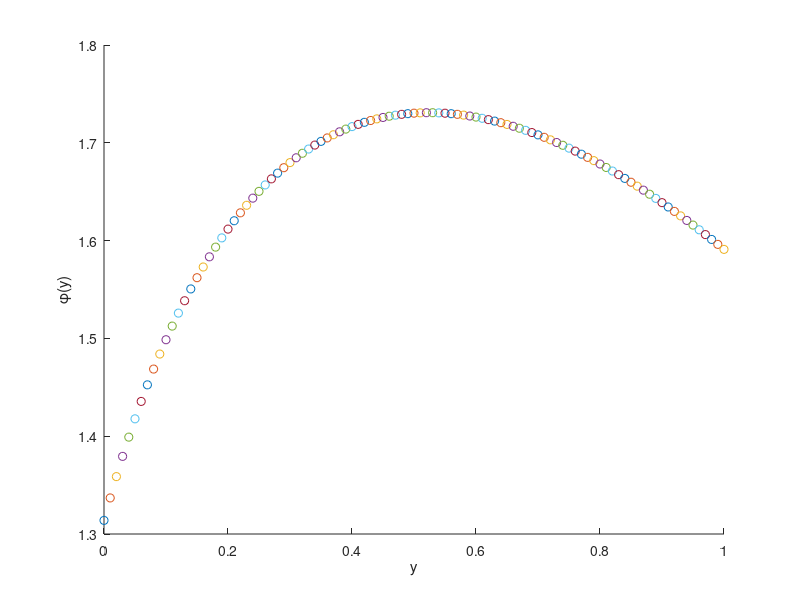

Reproduce this figure in MATLAB.
%% This is the program to compute phi(y) function max
clear
clc
close all
% units are taken to be \hbar=m=k_B=1
kr = 0.22;
delta = 0;
OmegaTilde=3;
omega_c = 1;
T = 0.5; 
beta = 1/T;

maxKZ = 10;
S = @(y) quadgk(@(kz) exp(-beta*kz.^2/2)*2.*...
    cosh(beta*sqrt((kr*kz+delta).^2+(OmegaTilde/2)^2*y)),-maxKZ,maxKZ);
ay = 0:0.01:1;
phi = @(y) -beta*omega_c*y+log(S(y));
for y = ay
    scatter(y,phi(y))
    hold on
end
hold off
xlabel('y')
ylabel('\phi(y)')